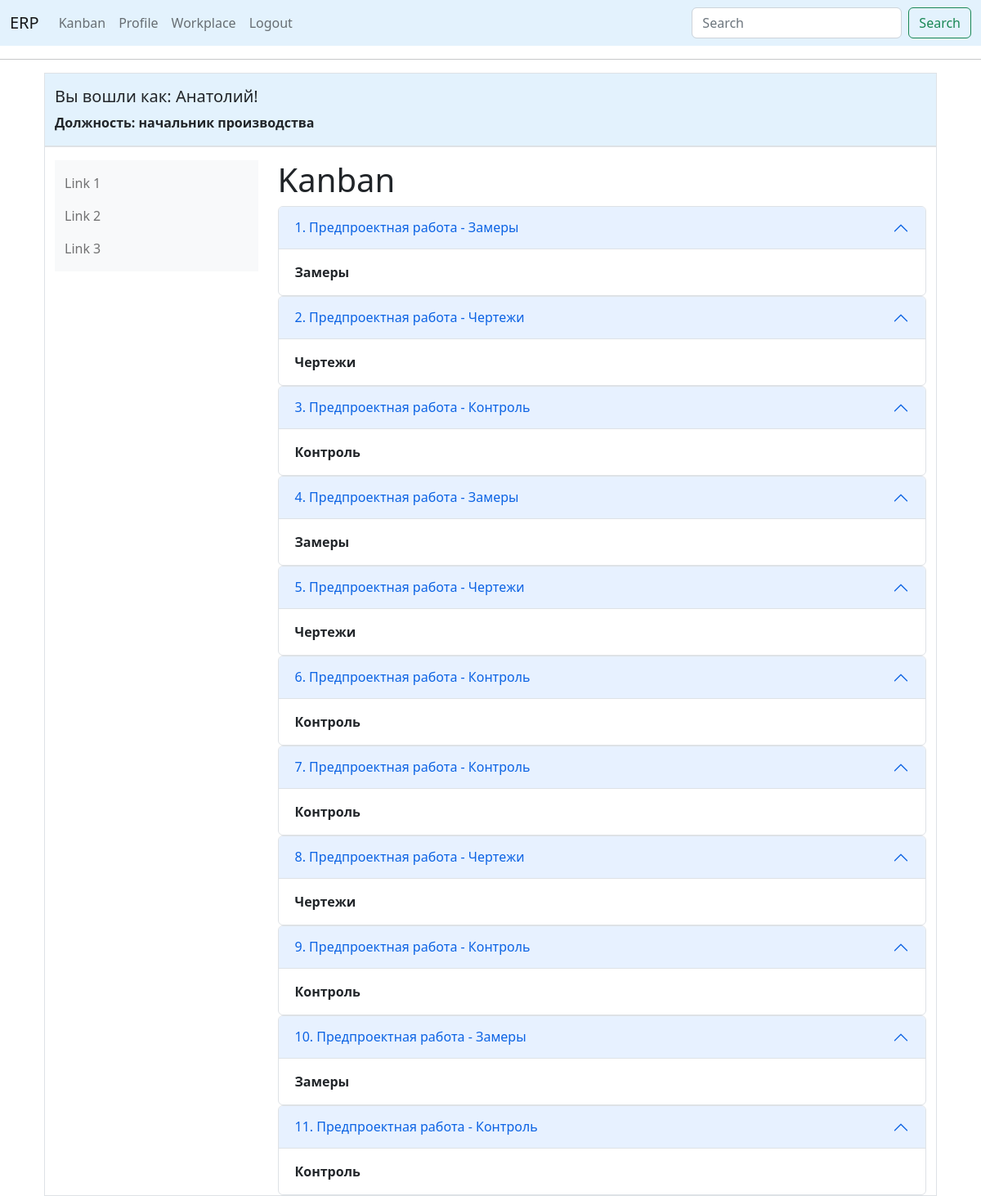
Screenshot of /kanban (signed in) with the database file from the repository.
### app/models.py (models this page shows, shortened)
class User(UserMixin, db.Model):
    id = db.Column(db.Integer, primary_key=True)
    first_name = db.Column(db.String(150), index=True)
    last_name = db.Column(db.String(150), index=True)
    phone = db.Column(db.String(120), index=True, unique=True)
    username = db.Column(db.String(64), index=True, unique=True)
    password_hash = db.Column(db.String(128))
    specialization_id = db.Column(db.Integer, db.ForeignKey('specialization.id'), nullable=False)
    posts = db.relationship('Post', backref='author', lazy='dynamic')
    followed = db.relationship(
        'User', secondary=followers,
        primaryjoin=(followers.c.follower_id == id),
        secondaryjoin=(followers.c.followed_id == id),
        backref=db.backref('followers', lazy='dynamic'), lazy='dynamic')

class Specialization(db.Model):
    id = db.Column(db.Integer, primary_key=True)
    job_departmet = db.Column(db.String(200), index=True)
    job_title = db.Column(db.String(150), index=True, unique=True)
    users = db.relationship('User', backref='employee',
                            lazy=True)  # this is not a table field, the code sets the relation of the specialization

class PreProduct(db.Model):
    id = db.Column(db.Integer, primary_key=True)
    number_order_client = db.Column(db.Integer, db.ForeignKey('order_client.id'), nullable=False)
    work_type = db.Column(db.Integer, db.ForeignKey('works.id'), nullable=False)
    set_worker = db.Column(db.Integer, db.ForeignKey('user.id'))
    work = db.relationship('Works', backref='work', lazy='subquery')
    worker = db.relationship('User', backref='worker', lazy='subquery')

class Works(db.Model):
    id = db.Column(db.Integer, primary_key=True)
    work_title = db.Column(db.String(150))
    work_type = db.Column(db.String(150))

### app/routes.py (the view)
@app.route('/kanban', methods=['GET', 'POST'])
@login_required
def kanban():
    order_manufacture = PreProduct.query.all()
    return render_template("kanban.html", title='Kanban', order_manufacture=order_manufacture)

### app/models.py (called while the page is built)
@login.user_loader
def load_user(id):
    return User.query.get(int(id))

### app/templates/kanban.html
{% if current_user.specialization_id is ne(2)%}
{% extends "base_bootstrap.html" %}
{% else %}
{% extends "base.html" %}
{% endif %}
{% block content %}
<h1>Kanban</h1>
{% for order in order_manufacture %}
<div class="accordion" id="accordionPanelsStayOpenExample">
  <div class="accordion-item">
    <h2 class="accordion-header" id="panelsStayOpen-headingOne">
      <button class="accordion-button" type="button" data-bs-toggle="collapse" data-bs-target="#panelsStayOpen-collapseOne" aria-expanded="true" aria-controls="panelsStayOpen-collapseOne">
        {{order.id}}. {{order.work.work_title}} - {{order.work.work_type}}
      </button>
    </h2>
    <div id="panelsStayOpen-collapseOne" class="accordion-collapse collapse show" aria-labelledby="panelsStayOpen-headingOne">
      <div class="accordion-body">
        <strong>{{order.work.work_type}}</strong>
      </div>
    </div>
  </div>
</div>
{% endfor%}
{% endblock %}

### app/templates/base_bootstrap.html (shortened to what this page needs)
<!doctype html>
<html>
<link href="https://cdn.jsdelivr.net/npm/bootstrap@5.2.3/dist/css/bootstrap.min.css" rel="stylesheet"
>
<head>
    <nav class="navbar navbar-expand-lg bg-body-tertiary" style="background-color: #e3f2fd;">
        <div class="container-fluid">
            <a class="navbar-brand" href="{{ url_for('index') }}">ERP</a>
            <div class="collapse navbar-collapse" id="navbarSupportedContent">
                <ul class="navbar-nav me-auto mb-2 mb-lg-0">
                    {% if current_user.is_anonymous %}
                    <li class="nav-item">
                        <a class="nav-link active" aria-current="page" href="{{ url_for('index') }}">Home</a>
                    </li>
                    <li class="nav-item">
                        <a class="nav-link" href="{{ url_for('login') }}">Login</a>
                    </li>
                    {% else %}
                    <li class="nav-item">
                        <a class="nav-link" href="{{ url_for('kanban') }}">Kanban</a>
                    </li>
                    <li class="nav-item">
                        <a class="nav-link" href="{{ url_for('user', username=current_user.username) }}">Profile</a>
                    </li>
                    <li class="nav-item">
                        <a class="nav-link" href="{{ url_for('workplace') }}">Workplace</a>
                    </li>
                    <li class="nav-item">
                        <a class="nav-link" href="{{ url_for('logout') }}">Logout</a>
                    </li>
                </ul>
                <form class="d-flex" role="search">
                    <input class="form-control me-2" type="search" placeholder="Search" aria-label="Search">
                    <button class="btn btn-outline-success" type="submit">Search</button>
                </form>
                {% endif %}
            </div>
        </div>
    </nav>
    <hr>
    <div class="container mt-3">
    <div class="container mt-3">
</head>
<body>
<div class="container-sm pt-3 border " style="background-color: #e3f2fd">
    <div>
        {% if current_user.is_authenticated %}
        <h5> Вы вошли как: {{ current_user.first_name }}!</h5>
        <p><strong>Должность: {{current_user.employee.job_title}}</strong></p>
        {% endif %}
    </div>
</div>
<div class="container-sm pt-3 border ">
    <div class="row">
        <div class="col-sm-3">
            <nav class="navbar bg-light">
                <div class="container-fluid">
                    <ul class="navbar-nav">
                        <li class="nav-item">
                            <a class="nav-link" href="#">Link 1</a>
                        </li>
                        <li class="nav-item">
                            <a class="nav-link" href="#">Link 2</a>
                        </li>
                        <li class="nav-item">
                            <a class="nav-link" href="#">Link 3</a>
                        </li>
                    </ul>
                </div>
            </nav>
        </div>
        <div class="col-sm-9">
            {% block content %}{% endblock %}
        </div>
    </div>
</div>
</body>
</html>

### rows the page displays
User: first_name "Анатолий"
Specialization: employee.job_title "начальник производства"
PreProduct: id "1", work.work_title "Предпроектная работа", work.work_type "Замеры"
PreProduct: id "2", work.work_title "Предпроектная работа", work.work_type "Чертежи"
PreProduct: id "3", work.work_title "Предпроектная работа", work.work_type "Контроль"
PreProduct: id "4", work.work_title "Предпроектная работа", work.work_type "Замеры"
PreProduct: id "5", work.work_title "Предпроектная работа", work.work_type "Чертежи"
PreProduct: id "6", work.work_title "Предпроектная работа", work.work_type "Контроль"
PreProduct: id "7", work.work_title "Предпроектная работа", work.work_type "Контроль"
PreProduct: id "8", work.work_title "Предпроектная работа", work.work_type "Чертежи"
PreProduct: id "9", work.work_title "Предпроектная работа", work.work_type "Контроль"
PreProduct: id "10", work.work_title "Предпроектная работа", work.work_type "Замеры"
PreProduct: id "11", work.work_title "Предпроектная работа", work.work_type "Контроль"
